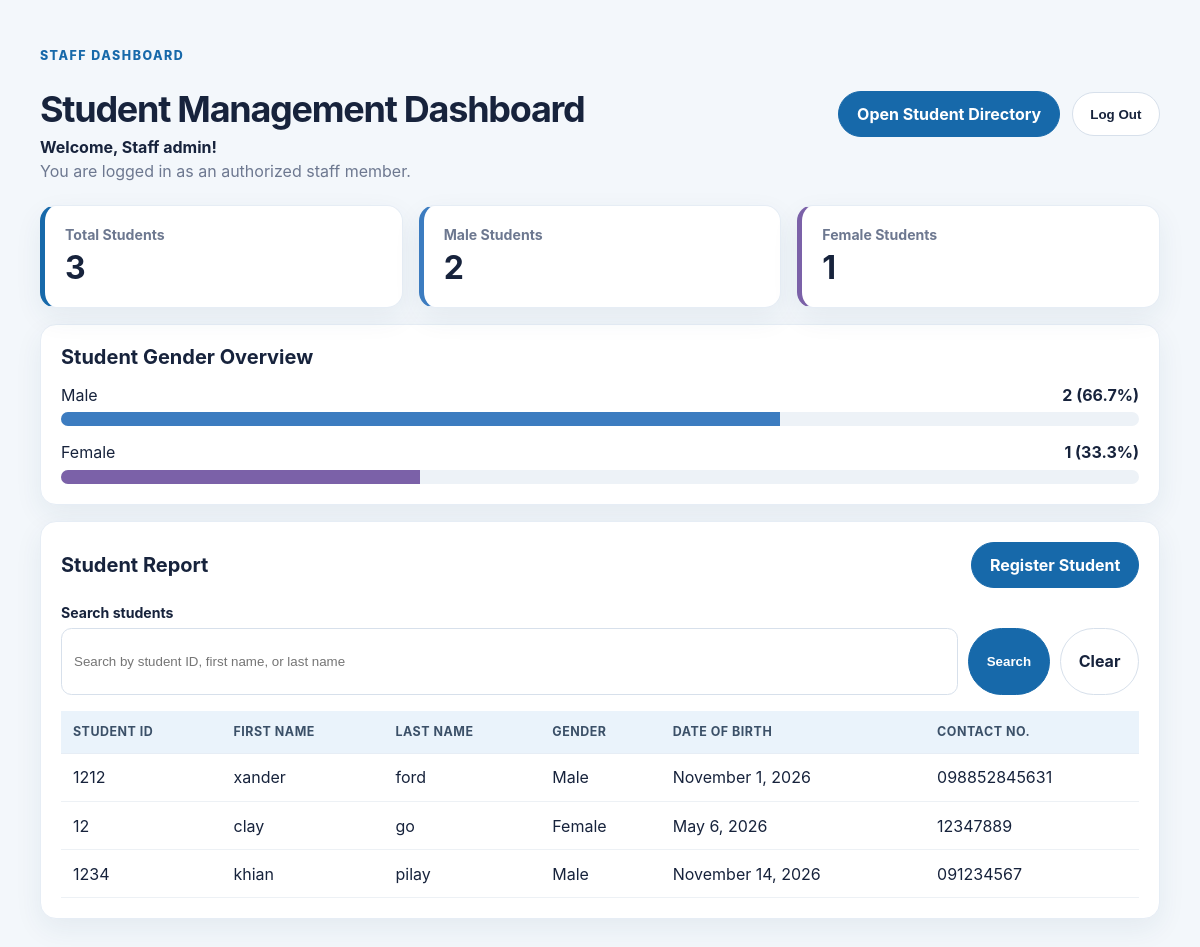
Screenshot of /registration/dashboard/ (signed in) with the database file from the repository.
### registration/models.py (models this page shows, shortened)
class student(models.Model):
    GENDER_CHOICES = [
        ('Male', 'Male'),
        ('Female', 'Female')
    ]
    student_id=models.CharField(
        max_length=20,
        unique=True)
    first_name=models.CharField(
        max_length=100)
    last_name=models.CharField(
        max_length=100)
    gender=models.CharField(
        max_length=10,
        choices=GENDER_CHOICES)
    date_of_birth=models.DateField()
    contact_number=models.CharField(
        max_length=20)

### registration/views.py (the view)
# urls.py: path("dashboard/", views.staff_dashboard, name="staff_dashboard"),
@user_passes_test(staff_check, login_url='login')
def staff_dashboard(request):
    total_students = student.objects.count()
    male_students = student.objects.filter(gender__in=("M", "Male")).count()
    female_students = student.objects.filter(gender__in=("F", "Female")).count()
    if total_students:
        male_percent = round((male_students / total_students) * 100, 1)
        female_percent = round((female_students / total_students) * 100, 1)
    else:
        male_percent = 0
        female_percent = 0
    query = request.GET.get("q", "").strip()
    students = student.objects.all().order_by("last_name", "first_name", "student_id")
    if query:
        students = students.filter(
            Q(student_id__icontains=query)
            | Q(first_name__icontains=query)
            | Q(last_name__icontains=query)
        )
    return render(
        request,
        'registration/dashboard.html',
        {
            "total_students": total_students,
            "male_students": male_students,
            "female_students": female_students,
            "male_percent": male_percent,
            "female_percent": female_percent,
            "students": students,
            "query": query,
        },
    )

### registration/views.py (called while the page is built)
def staff_check(user):
    return user.is_authenticated and user.is_staff

### registration/templates/registration/dashboard.html (shortened to what this page needs)
{% load static %}
<!doctype html>
<html lang="en">
<head>
    <link href="{% static 'registration/style.css' %}" rel="stylesheet">
</head>
<body class="dashboard-page">
    <main class="dashboard-container">
        <header class="dashboard-header">
            <div>
                <p class="dashboard-eyebrow">Staff dashboard</p>
                <h1>Student Management Dashboard</h1>
                <p class="dashboard-welcome">Welcome, Staff {{ request.user.username }}!</p>
                <p class="dashboard-auth">You are logged in as an authorized staff member.</p>
            </div>
            <div class="dashboard-header-actions">
                <a class="directory-link" href="{% url 'student_list' %}">Open Student Directory</a>
                <form method="post" action="{% url 'logout' %}">
                    <button class="logout-button" type="submit">Log Out</button>
                </form>
            </div>
        </header>
        <section class="summary-grid" aria-label="Student summary">
            <article class="summary-card summary-card-total">
                <span class="summary-label">Total Students</span>
                <strong class="summary-value">{{ total_students }}</strong>
            </article>
            <article class="summary-card summary-card-male">
                <span class="summary-label">Male Students</span>
                <strong class="summary-value">{{ male_students }}</strong>
            </article>
            <article class="summary-card summary-card-female">
                <span class="summary-label">Female Students</span>
                <strong class="summary-value">{{ female_students }}</strong>
            </article>
        </section>
        <section class="gender-overview dashboard-section">
            <div class="section-heading">
                <h2>Student Gender Overview</h2>
            </div>
            <div class="gender-bar-row">
                <div class="gender-bar-label">
                    <span>Male</span>
                    <strong>{{ male_students }} ({{ male_percent }}%)</strong>
                </div>
                <div class="gender-progress" role="progressbar" aria-label="Male students" aria-valuemin="0" aria-valuemax="100" aria-valuenow="{{ male_percent }}">
                    <div class="gender-progress-fill gender-progress-male" style="width: {{ male_percent }}%;"></div>
                </div>
            </div>
            <div class="gender-bar-row">
                <div class="gender-bar-label">
                    <span>Female</span>
                    <strong>{{ female_students }} ({{ female_percent }}%)</strong>
                </div>
                <div class="gender-progress" role="progressbar" aria-label="Female students" aria-valuemin="0" aria-valuemax="100" aria-valuenow="{{ female_percent }}">
                    <div class="gender-progress-fill gender-progress-female" style="width: {{ female_percent }}%;"></div>
                </div>
            </div>
        </section>
        <section class="student-report dashboard-section">
            <div class="section-heading">
                <h2>Student Report</h2>
                <a class="register-link" href="{% url 'student_registration' %}">Register Student</a>
            </div>
            <form class="dashboard-search" method="get" action="{% url 'staff_dashboard' %}">
                <label for="student-report-search">Search students</label>
                <div class="dashboard-search-controls">
                    <input id="student-report-search" type="search" name="q" value="{{ query }}" placeholder="Search by student ID, first name, or last name">
                    <button class="search-button" type="submit">Search</button>
                    <a class="clear-button" href="{% url 'staff_dashboard' %}">Clear</a>
                </div>
            </form>
            <div class="dashboard-table-wrapper">
                <table class="dashboard-table">
                    <thead>
                        <tr>
                            <th scope="col">Student ID</th>
                            <th scope="col">First Name</th>
                            <th scope="col">Last Name</th>
                            <th scope="col">Gender</th>
                            <th scope="col">Date of Birth</th>
                            <th scope="col">Contact No.</th>
                        </tr>
                    </thead>
                    <tbody>
                        {% for student in students %}
                            <tr>
                                <td data-label="Student ID">{{ student.student_id }}</td>
                                <td data-label="First Name">{{ student.first_name }}</td>
                                <td data-label="Last Name">{{ student.last_name }}</td>
                                <td data-label="Gender">{{ student.get_gender_display }}</td>
                                <td data-label="Date of Birth">{{ student.date_of_birth|date:"F j, Y" }}</td>
                                <td data-label="Contact No.">{{ student.contact_number }}</td>
                            </tr>
                        {% empty %}
                            <tr>
                                <td class="dashboard-empty" colspan="6">No student records found.</td>
                            </tr>
                        {% endfor %}
                    </tbody>
                </table>
            </div>
        </section>
    </main>
</body>
</html>

### registration/static/registration/style.css (style rules this page uses)
:root { --brand: #1769aa; --brand-dark: #104b7a; --brand-soft: #eaf3fb; --ink: #17233c; --muted: #6d7890; --line: #e6edf5; --surface: #ffffff; --background: #f4f7fb; }
body { min-height: 100vh; background: var(--background); color: var(--ink); font-family: Inter, "Segoe UI", Arial, sans-serif; }
h1 { font-size: clamp(1.7rem, 3vw, 2.25rem); font-weight: 700; letter-spacing: -.035em; margin-bottom: .45rem; }
.dashboard-page { background: #f3f7fb; }
.dashboard-container { max-width: 1120px; margin: 0 auto; padding: 2.5rem 1.25rem 4rem; }
.dashboard-header { display: flex; align-items: center; justify-content: space-between; gap: 1.5rem; margin-bottom: 1.5rem; }
.dashboard-eyebrow { color: var(--brand); font-size: .78rem; font-weight: 800; letter-spacing: .12em; margin: 0 0 .45rem; text-transform: uppercase; }
.dashboard-header h1 { margin-bottom: .35rem; }
.dashboard-welcome { font-weight: 700; margin: 0 0 .25rem; }
.dashboard-auth { color: var(--muted); margin: 0; }
.dashboard-header-actions { display: flex; align-items: center; flex-wrap: wrap; gap: .75rem; }
.directory-link, .register-link { display: inline-block; background: var(--brand); border: 1px solid var(--brand); border-radius: 999px; color: #fff; font-weight: 700; padding: .75rem 1.1rem; text-decoration: none; }
.logout-button, .search-button, .clear-button { min-height: 44px; border-radius: 999px; font-weight: 700; }
.logout-button { background: #fff; border: 1px solid #d7e0eb; color: var(--ink); cursor: pointer; padding: .65rem 1.1rem; }
.summary-grid { display: grid; grid-template-columns: repeat(3, minmax(0, 1fr)); gap: 1rem; margin-bottom: 1rem; }
.summary-card { background: var(--surface); border: 1px solid var(--line); border-left-width: 5px; border-radius: 1rem; box-shadow: 0 10px 28px rgb(31 65 98 / 7%); display: flex; flex-direction: column; gap: .35rem; padding: 1.25rem; }
.summary-card-total { border-left-color: var(--brand); }
.summary-card-male { border-left-color: #3c7cc0; }
.summary-card-female { border-left-color: #7b61a8; }
.summary-label { color: var(--muted); font-size: .88rem; font-weight: 700; }
.summary-value { color: var(--ink); font-size: 2rem; }
.dashboard-section { background: var(--surface); border: 1px solid var(--line); border-radius: 1rem; box-shadow: 0 10px 28px rgb(31 65 98 / 7%); margin-top: 1rem; padding: 1.25rem; }
.section-heading { align-items: center; display: flex; justify-content: space-between; gap: 1rem; margin-bottom: 1rem; }
.section-heading h2 { font-size: 1.25rem; margin: 0; }
.gender-bar-row + .gender-bar-row { margin-top: 1rem; }
.gender-bar-label { display: flex; justify-content: space-between; gap: 1rem; margin-bottom: .45rem; }
.gender-progress { background: #edf2f7; border-radius: 999px; height: 14px; overflow: hidden; }
.gender-progress-fill { height: 100%; min-width: 0; transition: width .25s ease; }
.gender-progress-male { background: #3c7cc0; }
.gender-progress-female { background: #7b61a8; }
.dashboard-search { margin-bottom: 1rem; }
.dashboard-search label { display: block; font-size: .88rem; font-weight: 700; margin-bottom: .45rem; }
.dashboard-search-controls { display: flex; gap: .65rem; }
.dashboard-search-controls input { flex: 1; min-width: 0; border: 1px solid #d7e0eb; border-radius: .65rem; min-height: 44px; padding: .65rem .75rem; }
.search-button { background: var(--brand); border: 1px solid var(--brand); color: #fff; cursor: pointer; padding: .65rem 1.1rem; }
.clear-button { align-items: center; border: 1px solid #d7e0eb; color: var(--ink); display: inline-flex; padding: .65rem 1.1rem; text-decoration: none; }
.dashboard-table-wrapper { overflow-x: auto; }
.dashboard-table { border-collapse: collapse; width: 100%; }
.dashboard-table th { background: var(--brand-soft); border-bottom: 1px solid var(--line); color: #3b5068; font-size: .78rem; letter-spacing: .04em; padding: .85rem .75rem; text-align: left; text-transform: uppercase; }
.dashboard-table td { border-bottom: 1px solid #edf1f5; padding: .85rem .75rem; }

### rows the page displays
student: student_id "1212", first_name "xander", last_name "ford", gender "Male", date_of_birth "November 1, 2026", contact_number "098852845631"
student: student_id "12", first_name "clay", last_name "go", gender "Female", date_of_birth "May 6, 2026", contact_number "12347889"
student: student_id "1234", first_name "khian", last_name "pilay", gender "Male", date_of_birth "November 14, 2026", contact_number "091234567"

### other values shown
{{ request.user.username }} "admin"
{{ total_students }} "3"
{{ male_students }} "2"
{{ female_students }} "1"
{{ male_percent }} "66.7"
{{ female_percent }} "33.3"
